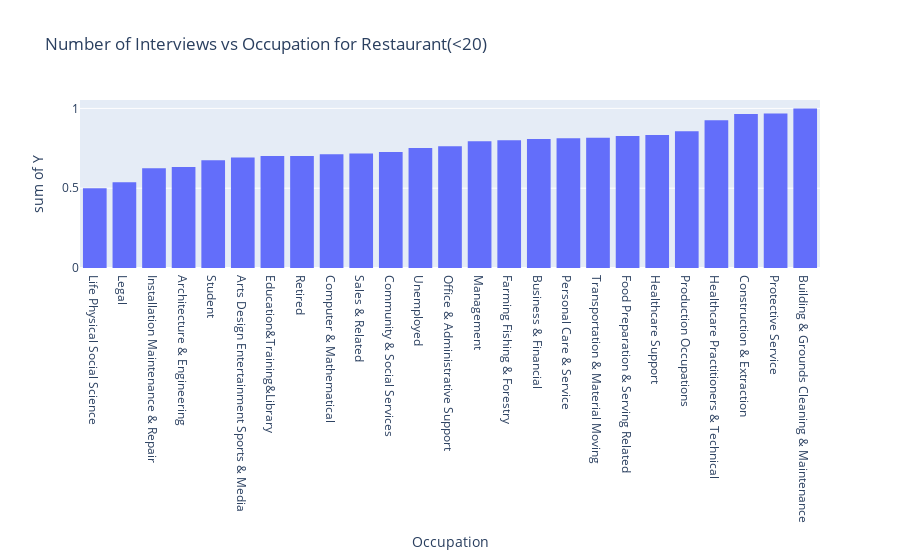

Here is the notebook cell this chart was saved with:
### Code cell
# Create a histogram of number of interviews vs Occupation
px.histogram(occ_count_res_l_df.sort_values("Y"), x="occupation",y="Y",barmode='group',
             title="Number of Interviews vs Occupation for Restaurant(<20)", labels={"occupation":"Occupation"})

### Figure 1 — Plotly figure (JSON) as saved in the notebook; plotly's stock layout.template omitted (floating-point values rounded to 4 significant figures)
{"data": [{"alignmentgroup": "True", "bingroup": "x", "histfunc": "sum", "hovertemplate": "Occupation=%{x}<br>sum of Y=%{y}<extra></extra>", "legendgroup": "", "marker": {"color": "#636efa", "pattern": {"shape": ""}}, "name": "", "offsetgroup": "", "orientation": "v", "showlegend": false, "type": "histogram", "x": ["Life Physical Social Science", "Legal", "Installation Maintenance & Repair", "Architecture & Engineering", "Student", "Arts Design Entertainment Sports & Media", "Education&Training&Library", "Retired", "Computer & Mathematical", "Sales & Related", "Community & Social Services", "Unemployed", "Office & Administrative Support", "Management", "Farming Fishing & Forestry", "Business & Financial", "Personal Care & Service", "Transportation & Material Moving", "Food Preparation & Serving Related", "Healthcare Support", "Production Occupations", "Healthcare Practitioners & Technical", "Construction & Extraction", "Protective Service", "Building & Grounds Cleaning & Maintenance"], "xaxis": "x", "y": [0.5, 0.5366, 0.625, 0.6333, 0.6746, 0.6931, 0.7012, 0.7024, 0.7126, 0.7172, 0.7273, 0.7522, 0.7627, 0.7941, 0.8, 0.8081, 0.8125, 0.8158, 0.8276, 0.8333, 0.8571, 0.925, 0.9643, 0.9677, 1], "yaxis": "y"}], "layout": {"barmode": "group", "legend": {"tracegroupgap": 0}, "title": {"text": "Number of Interviews vs Occupation for Restaurant(<20)"}, "xaxis": {"anchor": "y", "domain": [0, 1], "title": {"text": "Occupation"}}, "yaxis": {"anchor": "x", "domain": [0, 1], "title": {"text": "sum of Y"}}}}
